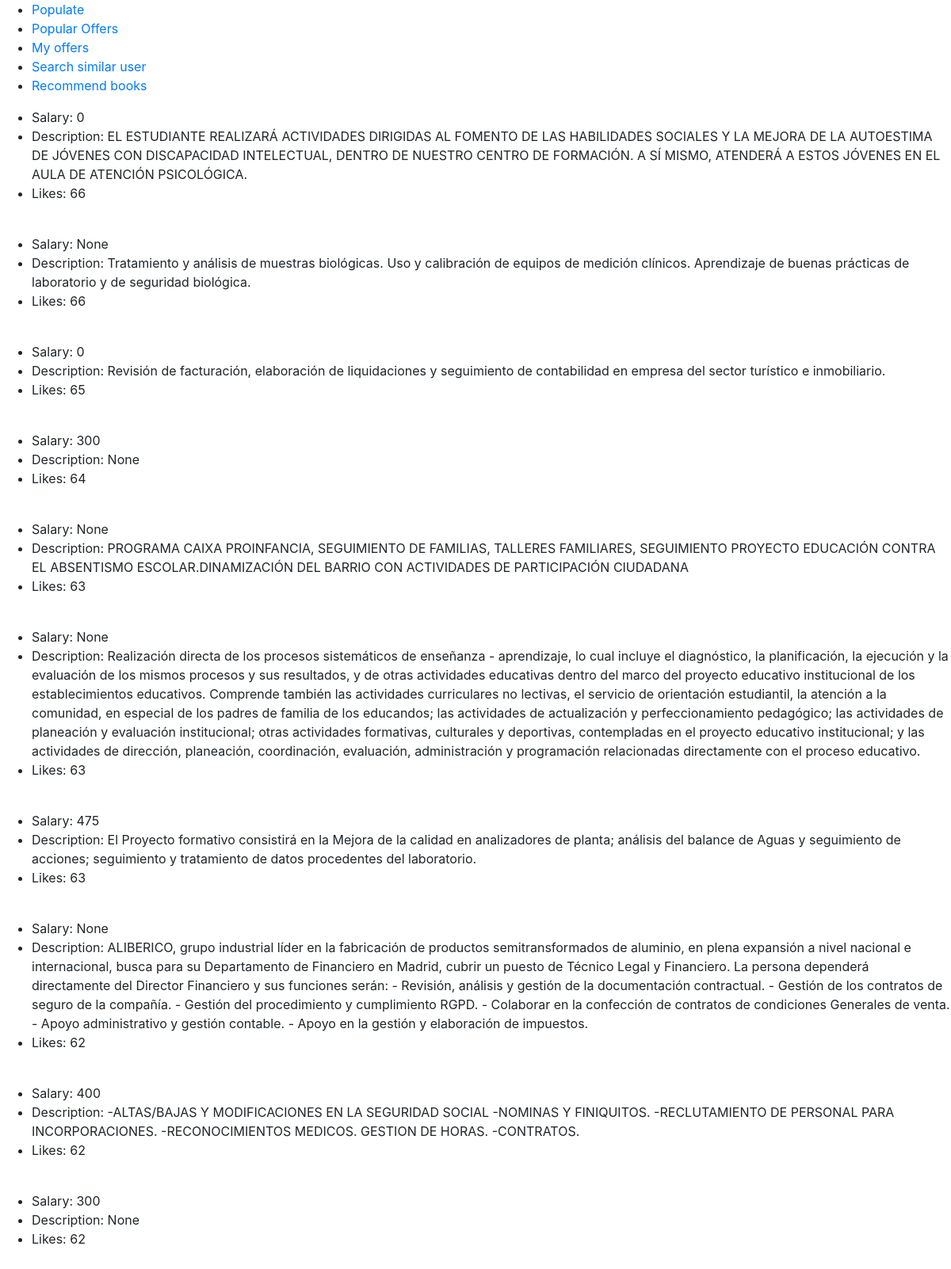
The page /offers/popularoffers/ on the database as committed earlier.
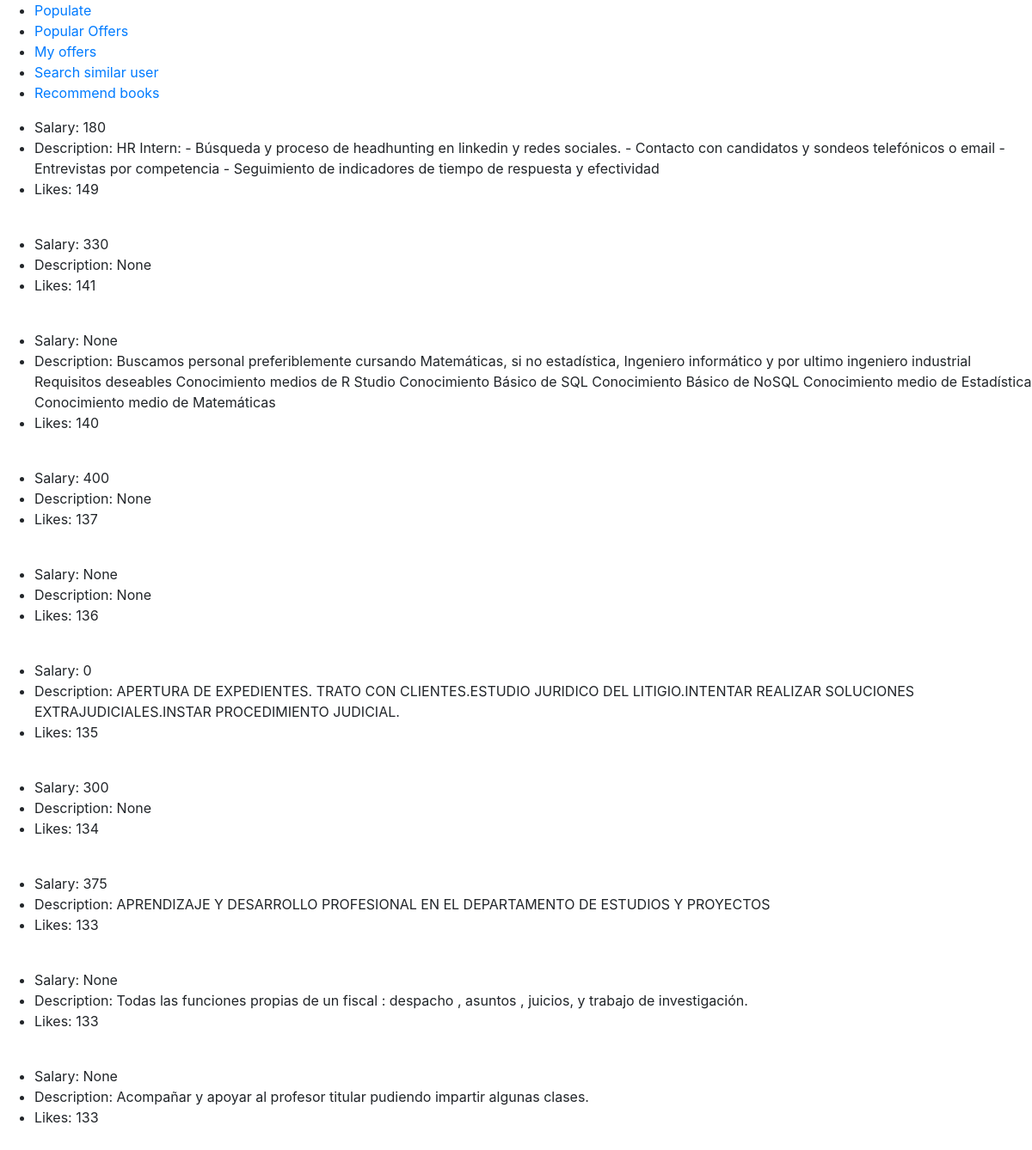
The same page on the database as committed later.
### offers/models.py (models this page shows)
class Offer(models.Model):
    degrees = models.ManyToManyField('Degree')
    offerId = models.IntegerField(primary_key=True)
    university = models.TextField(blank=True, null=True)
    enterprise = models.TextField(blank=True, null=True)
    months = models.IntegerField(blank=True, null=True)
    salary = models.IntegerField(blank=True, null=True)
    country = models.TextField(blank=True, null=True)
    province = models.TextField(blank=True, null=True)
    city = models.TextField(blank=True, null=True)
    description = models.TextField(blank=True, null=True)
    immediate = models.BooleanField(blank=True, null=True)

### offers/views.py (the view)
def popular_offers(request):
    offers = Offer.objects.annotate(number=Count('user_offer')).order_by('-number')[:10]
    return render(request, 'offers/top_offers.html', {'offers': offers})

### templates/offers/top_offers.html
{% extends 'offers/index.html' %}
{% block content %}
{% for offer in offers%}
        <ul>
            <li>Salary: {{offer.salary}}</li>
            <li>Description: {{offer.description}}</li>
            <li>Likes: {{offer.number}}</li>
            <br>
		</ul>
{% endfor %}
{% endblock %}

Rows that differ between the two databases and show on the page:
removed Offer: salary "0", description "EL ESTUDIANTE REALIZARÁ ACTIVIDADES DIRIGIDAS AL FOMENTO DE LAS HABILIDADES SOCIALES Y LA MEJORA DE LA AUTOESTIMA DE JÓVENES CON DISCAPACIDAD INTELECTUAL, DENTRO DE NUESTRO CENTRO DE FORMACIÓN. A SÍ MISMO, ATENDERÁ A ESTOS JÓVENES EN EL AULA DE ATENCIÓN PSICOLÓGICA.", number "66"
removed Offer: salary "None", description "Tratamiento y análisis de muestras biológicas. Uso y calibración de equipos de medición clínicos. Aprendizaje de buenas prácticas de laboratorio y de seguridad biológica.", number "66"
removed Offer: salary "0", description "Revisión de facturación, elaboración de liquidaciones y seguimiento de contabilidad en empresa del sector turístico e inmobiliario.", number "65"
removed Offer: salary "300", description "None", number "64"
removed Offer: salary "None", description "PROGRAMA CAIXA PROINFANCIA, SEGUIMIENTO DE FAMILIAS, TALLERES FAMILIARES, SEGUIMIENTO PROYECTO EDUCACIÓN CONTRA EL ABSENTISMO ESCOLAR.DINAMIZACIÓN DEL BARRIO CON ACTIVIDADES DE PARTICIPACIÓN CIUDADANA", number "63"
removed Offer: salary "None", description "Realización directa de los procesos sistemáticos de enseñanza - aprendizaje, lo cual incluye el diagnóstico, la planificación, la ejecución y la evaluación de los mismos procesos y sus resultados, y de otras actividades educativas dentro del marco del proyecto educativo institucional de los establecimientos educativos. Comprende también las actividades curriculares no lectivas, el servicio de orientación estudiantil, la atención a la comunidad, en especial de los padres de familia de los educandos; las actividades de actualización y perfeccionamiento pedagógico; las actividades de planeación y evaluación institucional; otras actividades formativas, culturales y deportivas, contempladas en…", number "63"
removed Offer: salary "475", description "El Proyecto formativo consistirá en la Mejora de la calidad en analizadores de planta; análisis del balance de Aguas y seguimiento de acciones; seguimiento y tratamiento de datos procedentes del laboratorio.", number "63"
removed Offer: salary "None", description "ALIBERICO, grupo industrial líder en la fabricación de productos semitransformados de aluminio, en plena expansión a nivel nacional e internacional, busca para su Departamento de Financiero en Madrid, cubrir un puesto de Técnico Legal y Financiero. La persona dependerá directamente del Director Financiero y sus funciones serán: - Revisión, análisis y gestión de la documentación contractual. - Gestión de los contratos de seguro de la compañía. - Gestión del procedimiento y cumplimiento RGPD. - Colaborar en la confección de contratos de condiciones Generales de venta. - Apoyo administrativo y gestión contable. - Apoyo en la gestión y elaboración de impuestos.", number "62"
removed Offer: salary "400", description "-ALTAS/BAJAS Y MODIFICACIONES EN LA SEGURIDAD SOCIAL -NOMINAS Y FINIQUITOS. -RECLUTAMIENTO DE PERSONAL PARA INCORPORACIONES. -RECONOCIMIENTOS MEDICOS. GESTION DE HORAS. -CONTRATOS.", number "62"
removed Offer: salary "300", description "None", number "62"
added Offer: salary "180", description "HR Intern: - Búsqueda y proceso de headhunting en linkedin y redes sociales. - Contacto con candidatos y sondeos telefónicos o email - Entrevistas por competencia - Seguimiento de indicadores de tiempo de respuesta y efectividad", number "149"
added Offer: salary "330", description "None", number "141"
added Offer: salary "None", description "Buscamos personal preferiblemente cursando Matemáticas, si no estadística, Ingeniero informático y por ultimo ingeniero industrial Requisitos deseables Conocimiento medios de R Studio Conocimiento Básico de SQL Conocimiento Básico de NoSQL Conocimiento medio de Estadística Conocimiento medio de Matemáticas", number "140"
added Offer: salary "400", description "None", number "137"
added Offer: salary "None", description "None", number "136"
added Offer: salary "0", description "APERTURA DE EXPEDIENTES. TRATO CON CLIENTES.ESTUDIO JURIDICO DEL LITIGIO.INTENTAR REALIZAR SOLUCIONES EXTRAJUDICIALES.INSTAR PROCEDIMIENTO JUDICIAL.", number "135"
added Offer: salary "300", description "None", number "134"
added Offer: salary "375", description "APRENDIZAJE Y DESARROLLO PROFESIONAL EN EL DEPARTAMENTO DE ESTUDIOS Y PROYECTOS", number "133"
added Offer: salary "None", description "Todas las funciones propias de un fiscal : despacho , asuntos , juicios, y trabajo de investigación.", number "133"
added Offer: salary "None", description "Acompañar y apoyar al profesor titular pudiendo impartir algunas clases.", number "133"
